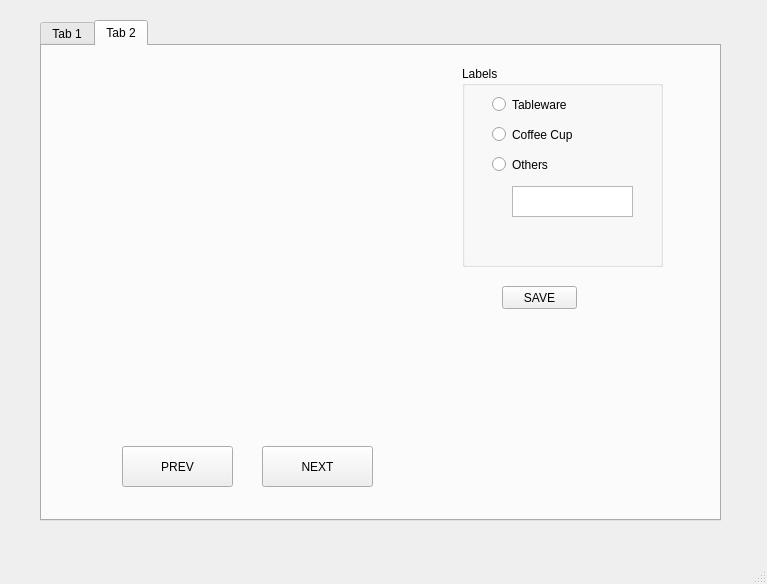
<?xml version="1.0" encoding="UTF-8"?>
<ui version="4.0">
 <class>MainWindow</class>
 <widget class="QMainWindow" name="MainWindow">
  <property name="geometry">
   <rect>
    <x>0</x>
    <y>0</y>
    <width>767</width>
    <height>584</height>
   </rect>
  </property>
  <property name="windowTitle">
   <string>MainWindow</string>
  </property>
  <widget class="QWidget" name="centralwidget">
   <widget class="QTabWidget" name="tabWidget">
    <property name="geometry">
     <rect>
      <x>40</x>
      <y>20</y>
      <width>681</width>
      <height>501</height>
     </rect>
    </property>
    <property name="currentIndex">
     <number>1</number>
    </property>
    <widget class="QWidget" name="tab">
     <attribute name="title">
      <string>Tab 1</string>
     </attribute>
     <widget class="QLabel" name="labelOutput">
      <property name="geometry">
       <rect>
        <x>90</x>
        <y>350</y>
        <width>481</width>
        <height>81</height>
       </rect>
      </property>
      <property name="font">
       <font>
        <pointsize>10</pointsize>
        <weight>75</weight>
        <bold>true</bold>
       </font>
      </property>
      <property name="text">
       <string/>
      </property>
      <property name="alignment">
       <set>Qt::AlignCenter</set>
      </property>
     </widget>
     <widget class="QPushButton" name="loadButton">
      <property name="geometry">
       <rect>
        <x>310</x>
        <y>230</y>
        <width>101</width>
        <height>51</height>
       </rect>
      </property>
      <property name="text">
       <string>Load</string>
      </property>
     </widget>
     <widget class="QLabel" name="labelSrc">
      <property name="geometry">
       <rect>
        <x>90</x>
        <y>30</y>
        <width>91</width>
        <height>31</height>
       </rect>
      </property>
      <property name="text">
       <string>SRC_FOLDER</string>
      </property>
     </widget>
     <widget class="QTextEdit" name="textSrc">
      <property name="geometry">
       <rect>
        <x>180</x>
        <y>40</y>
        <width>391</width>
        <height>31</height>
       </rect>
      </property>
      <property name="placeholderText">
       <string>Enter source folder in a format suitable for your OS</string>
      </property>
     </widget>
     <widget class="QTextEdit" name="textDest">
      <property name="geometry">
       <rect>
        <x>180</x>
        <y>80</y>
        <width>391</width>
        <height>31</height>
       </rect>
      </property>
      <property name="placeholderText">
       <string>Enter destination folder in a format suitable for your OS</string>
      </property>
     </widget>
     <widget class="QLabel" name="labelDst">
      <property name="geometry">
       <rect>
        <x>90</x>
        <y>70</y>
        <width>91</width>
        <height>31</height>
       </rect>
      </property>
      <property name="text">
       <string>DEST_FOLDER</string>
      </property>
     </widget>
     <widget class="QLabel" name="labelCategories">
      <property name="geometry">
       <rect>
        <x>90</x>
        <y>110</y>
        <width>91</width>
        <height>31</height>
       </rect>
      </property>
      <property name="text">
       <string>CATEGORIES</string>
      </property>
      <property name="alignment">
       <set>Qt::AlignLeading|Qt::AlignLeft|Qt::AlignVCenter</set>
      </property>
     </widget>
     <widget class="QTextEdit" name="textCategories">
      <property name="geometry">
       <rect>
        <x>180</x>
        <y>120</y>
        <width>391</width>
        <height>81</height>
       </rect>
      </property>
      <property name="placeholderText">
       <string>Enter categories separated by comma (,)</string>
      </property>
     </widget>
    </widget>
    <widget class="QWidget" name="tab_2">
     <attribute name="title">
      <string>Tab 2</string>
     </attribute>
     <widget class="QLabel" name="previewLabel">
      <property name="geometry">
       <rect>
        <x>30</x>
        <y>30</y>
        <width>341</width>
        <height>341</height>
       </rect>
      </property>
      <property name="text">
       <string/>
      </property>
      <property name="scaledContents">
       <bool>true</bool>
      </property>
     </widget>
     <widget class="QGroupBox" name="groupBox">
      <property name="geometry">
       <rect>
        <x>420</x>
        <y>20</y>
        <width>201</width>
        <height>201</height>
       </rect>
      </property>
      <property name="title">
       <string>Labels</string>
      </property>
      <widget class="QRadioButton" name="label1">
       <property name="geometry">
        <rect>
         <x>30</x>
         <y>30</y>
         <width>82</width>
         <height>17</height>
        </rect>
       </property>
       <property name="text">
        <string>Tableware</string>
       </property>
      </widget>
      <widget class="QRadioButton" name="label2">
       <property name="geometry">
        <rect>
         <x>30</x>
         <y>60</y>
         <width>82</width>
         <height>17</height>
        </rect>
       </property>
       <property name="text">
        <string>Coffee Cup</string>
       </property>
      </widget>
      <widget class="QRadioButton" name="label3">
       <property name="geometry">
        <rect>
         <x>30</x>
         <y>90</y>
         <width>82</width>
         <height>17</height>
        </rect>
       </property>
       <property name="text">
        <string>Others</string>
       </property>
      </widget>
      <widget class="QTextEdit" name="otherCategoryLabel">
       <property name="geometry">
        <rect>
         <x>50</x>
         <y>120</y>
         <width>121</width>
         <height>31</height>
        </rect>
       </property>
      </widget>
     </widget>
     <widget class="QPushButton" name="saveButton">
      <property name="geometry">
       <rect>
        <x>460</x>
        <y>240</y>
        <width>75</width>
        <height>23</height>
       </rect>
      </property>
      <property name="text">
       <string>SAVE</string>
      </property>
     </widget>
     <widget class="QPushButton" name="prevButton">
      <property name="geometry">
       <rect>
        <x>80</x>
        <y>400</y>
        <width>111</width>
        <height>41</height>
       </rect>
      </property>
      <property name="text">
       <string>PREV</string>
      </property>
     </widget>
     <widget class="QPushButton" name="nextButton">
      <property name="geometry">
       <rect>
        <x>220</x>
        <y>400</y>
        <width>111</width>
        <height>41</height>
       </rect>
      </property>
      <property name="text">
       <string>NEXT</string>
      </property>
     </widget>
    </widget>
   </widget>
  </widget>
  <widget class="QMenuBar" name="menubar">
   <property name="geometry">
    <rect>
     <x>0</x>
     <y>0</y>
     <width>767</width>
     <height>21</height>
    </rect>
   </property>
  </widget>
  <widget class="QStatusBar" name="statusbar"/>
 </widget>
 <resources/>
 <connections/>
</ui>
